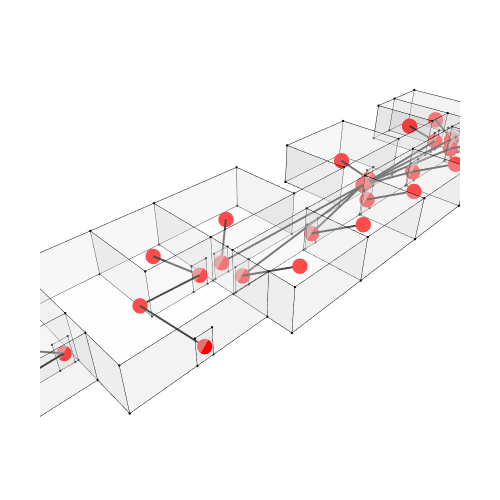

Notebook code cell kept with this figure:
### Code cell
Topology.Show(cc, apertures, g2,
              vertexSizeKey="size",
              vertexColorKey="color",
              edgeWidthKey="width",
              edgeColorKey="color",
              faceOpacity=0.3,
              backgroundColor="white",
              width=500,
              height=500,
              renderer=renderer)
